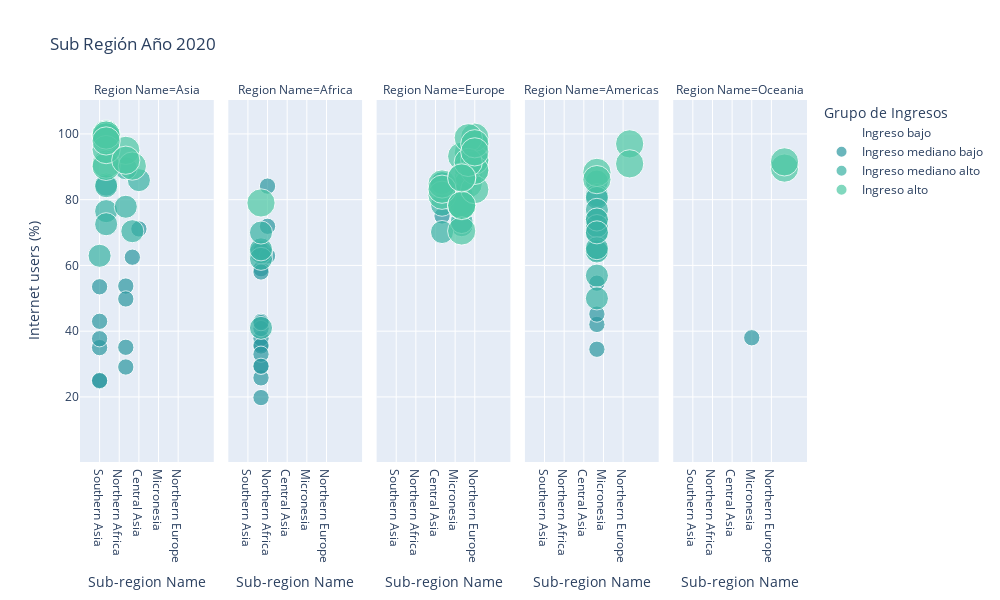

Notebook code cell kept with this figure:
### Code cell
yr=2020
year_dat=df_countries[df_countries['Year']==yr]
px.scatter(year_dat, x='Sub-region Name', y='Internet users (%)',size='Nivel Ingresos',size_max=20,title=f" Sub Región Año {yr}",color='Grupo de Ingresos',width=1000, height=600,color_discrete_sequence=px.colors.sequential.Tealgrn_r,facet_col="Region Name")

### Figure 1 — Plotly figure (JSON) as saved in the notebook; plotly's stock layout.template omitted (floating-point values rounded to 4 significant figures)
{"data": [{"hovertemplate": "Grupo de Ingresos=Ingreso bajo<br>Region Name=Asia<br>Sub-region Name=%{x}<br>Internet users (%)=%{y}<br>Nivel Ingresos=%{marker.size}<extra></extra>", "legendgroup": "Ingreso bajo", "marker": {"color": "rgb(37, 125, 152)", "size": [0, 0], "sizemode": "area", "sizeref": 0.0075, "symbol": "circle"}, "mode": "markers", "name": "Ingreso bajo", "orientation": "v", "showlegend": true, "type": "scatter", "x": ["Southern Asia", "Western Asia"], "xaxis": "x", "y": [18.4, 35.78], "yaxis": "y"}, {"hovertemplate": "Grupo de Ingresos=Ingreso bajo<br>Region Name=Africa<br>Sub-region Name=%{x}<br>Internet users (%)=%{y}<br>Nivel Ingresos=%{marker.size}<extra></extra>", "legendgroup": "Ingreso bajo", "marker": {"color": "rgb(37, 125, 152)", "size": [0, 0, 0, 0, 0, 0, 0, 0, 0, 0, 0, 0, 0, 0, 0, 0], "sizemode": "area", "sizeref": 0.0075, "symbol": "circle"}, "mode": "markers", "name": "Ingreso bajo", "orientation": "v", "showlegend": false, "type": "scatter", "x": ["Sub-Saharan Africa", "Sub-Saharan Africa", "Sub-Saharan Africa", "Sub-Saharan Africa", "Sub-Saharan Africa", "Sub-Saharan Africa", "Sub-Saharan Africa", "Sub-Saharan Africa", "Sub-Saharan Africa", "Sub-Saharan Africa", "Northern Africa", "Sub-Saharan Africa", "Sub-Saharan Africa", "Sub-Saharan Africa", "Sub-Saharan Africa", "Sub-Saharan Africa"], "xaxis": "x2", "y": [9.4, 22, 10.4, 24, 26, 22.9, 25.6, 27.4, 16.5, 26.5, 28.4, 18, 6.5, 10.4, 24, 19.9], "yaxis": "y2"}, {"hovertemplate": "Grupo de Ingresos=Ingreso mediano bajo<br>Region Name=Asia<br>Sub-region Name=%{x}<br>Internet users (%)=%{y}<br>Nivel Ingresos=%{marker.size}<extra></extra>", "legendgroup": "Ingreso mediano bajo", "marker": {"color": "rgb(44, 152, 160)", "size": [1, 1, 1, 1, 1, 1, 1, 1, 1, 1, 1, 1], "sizemode": "area", "sizeref": 0.0075, "symbol": "circle"}, "mode": "markers", "name": "Ingreso mediano bajo", "orientation": "v", "showlegend": true, "type": "scatter", "x": ["Southern Asia", "Southern Asia", "South-eastern Asia", "Southern Asia", "Southern Asia", "South-eastern Asia", "Eastern Asia", "Southern Asia", "Southern Asia", "South-eastern Asia", "South-eastern Asia", "Central Asia"], "xaxis": "x", "y": [24.8, 53.5, 53.73, 43, 35, 35.1, 62.5, 37.7, 25, 49.8, 29.1, 71.1], "yaxis": "y"}, {"hovertemplate": "Grupo de Ingresos=Ingreso mediano bajo<br>Region Name=Africa<br>Sub-region Name=%{x}<br>Internet users (%)=%{y}<br>Nivel Ingresos=%{marker.size}<extra></extra>", "legendgroup": "Ingreso mediano bajo", "marker": {"color": "rgb(44, 152, 160)", "size": [1, 1, 1, 1, 1, 1, 1, 1, 1, 1, 1, 1, 1, 1, 1, 1, 1], "sizemode": "area", "sizeref": 0.0075, "symbol": "circle"}, "mode": "markers", "name": "Ingreso mediano bajo", "orientation": "v", "showlegend": false, "type": "scatter", "x": ["Sub-Saharan Africa", "Sub-Saharan Africa", "Sub-Saharan Africa", "Sub-Saharan Africa", "Sub-Saharan Africa", "Northern Africa", "Sub-Saharan Africa", "Sub-Saharan Africa", "Sub-Saharan Africa", "Northern Africa", "Sub-Saharan Africa", "Sub-Saharan Africa", "Sub-Saharan Africa", "Sub-Saharan Africa", "Northern Africa", "Sub-Saharan Africa", "Sub-Saharan Africa"], "xaxis": "x2", "y": [36, 25.8, 37.8, 64.5, 59, 62.9, 58, 29.5, 43, 84.12, 40.8, 35.5, 42.6, 33, 71.9, 19.8, 29.3], "yaxis": "y2"}, {"hovertemplate": "Grupo de Ingresos=Ingreso mediano bajo<br>Region Name=Europe<br>Sub-region Name=%{x}<br>Internet users (%)=%{y}<br>Nivel Ingresos=%{marker.size}<extra></extra>", "legendgroup": "Ingreso mediano bajo", "marker": {"color": "rgb(44, 152, 160)", "size": [1], "sizemode": "area", "sizeref": 0.0075, "symbol": "circle"}, "mode": "markers", "name": "Ingreso mediano bajo", "orientation": "v", "showlegend": false, "type": "scatter", "x": ["Eastern Europe"], "xaxis": "x3", "y": [75.04], "yaxis": "y3"}, {"hovertemplate": "Grupo de Ingresos=Ingreso mediano bajo<br>Region Name=Americas<br>Sub-region Name=%{x}<br>Internet users (%)=%{y}<br>Nivel Ingresos=%{marker.size}<extra></extra>", "legendgroup": "Ingreso mediano bajo", "marker": {"color": "rgb(44, 152, 160)", "size": [1, 1, 1, 1], "sizemode": "area", "sizeref": 0.0075, "symbol": "circle"}, "mode": "markers", "name": "Ingreso mediano bajo", "orientation": "v", "showlegend": false, "type": "scatter", "x": ["Latin America and the Caribbean", "Latin America and the Caribbean", "Latin America and the Caribbean", "Latin America and the Caribbean"], "xaxis": "x4", "y": [42.05, 34.5, 45.2, 54.6], "yaxis": "y4"}, {"hovertemplate": "Grupo de Ingresos=Ingreso mediano bajo<br>Region Name=Oceania<br>Sub-region Name=%{x}<br>Internet users (%)=%{y}<br>Nivel Ingresos=%{marker.size}<extra></extra>", "legendgroup": "Ingreso mediano bajo", "marker": {"color": "rgb(44, 152, 160)", "size": [1], "sizemode": "area", "sizeref": 0.0075, "symbol": "circle"}, "mode": "markers", "name": "Ingreso mediano bajo", "orientation": "v", "showlegend": false, "type": "scatter", "x": ["Micronesia"], "xaxis": "x5", "y": [38], "yaxis": "y5"}, {"hovertemplate": "Grupo de Ingresos=Ingreso mediano alto<br>Region Name=Asia<br>Sub-region Name=%{x}<br>Internet users (%)=%{y}<br>Nivel Ingresos=%{marker.size}<extra></extra>", "legendgroup": "Ingreso mediano alto", "marker": {"color": "rgb(56, 178, 163)", "size": [2, 2, 2, 2, 2, 2, 2, 2, 2], "sizemode": "area", "sizeref": 0.0075, "symbol": "circle"}, "mode": "markers", "name": "Ingreso mediano alto", "orientation": "v", "showlegend": true, "type": "scatter", "x": ["Western Asia", "Western Asia", "Eastern Asia", "Western Asia", "Central Asia", "Western Asia", "Southern Asia", "South-eastern Asia", "South-eastern Asia"], "xaxis": "x", "y": [76.51, 84.6, 70.4, 72.53, 85.94, 84.1, 62.93, 89.56, 77.84], "yaxis": "y"}, {"hovertemplate": "Grupo de Ingresos=Ingreso mediano alto<br>Region Name=Africa<br>Sub-region Name=%{x}<br>Internet users (%)=%{y}<br>Nivel Ingresos=%{marker.size}<extra></extra>", "legendgroup": "Ingreso mediano alto", "marker": {"color": "rgb(56, 178, 163)", "size": [2, 2, 2, 2, 2], "sizemode": "area", "sizeref": 0.0075, "symbol": "circle"}, "mode": "markers", "name": "Ingreso mediano alto", "orientation": "v", "showlegend": false, "type": "scatter", "x": ["Sub-Saharan Africa", "Sub-Saharan Africa", "Sub-Saharan Africa", "Sub-Saharan Africa", "Sub-Saharan Africa"], "xaxis": "x2", "y": [64, 62, 64.88, 41, 70], "yaxis": "y2"}, {"hovertemplate": "Grupo de Ingresos=Ingreso mediano alto<br>Region Name=Europe<br>Sub-region Name=%{x}<br>Internet users (%)=%{y}<br>Nivel Ingresos=%{marker.size}<extra></extra>", "legendgroup": "Ingreso mediano alto", "marker": {"color": "rgb(56, 178, 163)", "size": [2, 2, 2, 2, 2, 2, 2, 2, 2], "sizemode": "area", "sizeref": 0.0075, "symbol": "circle"}, "mode": "markers", "name": "Ingreso mediano alto", "orientation": "v", "showlegend": false, "type": "scatter", "x": ["Southern Europe", "Eastern Europe", "Southern Europe", "Eastern Europe", "Southern Europe", "Southern Europe", "Eastern Europe", "Eastern Europe", "Southern Europe"], "xaxis": "x3", "y": [72.24, 70.16, 73.21, 85.09, 81.41, 77.61, 78.46, 84.99, 78.37], "yaxis": "y3"}, {"hovertemplate": "Grupo de Ingresos=Ingreso mediano alto<br>Region Name=Americas<br>Sub-region Name=%{x}<br>Internet users (%)=%{y}<br>Nivel Ingresos=%{marker.size}<extra></extra>", "legendgroup": "Ingreso mediano alto", "marker": {"color": "rgb(56, 178, 163)", "size": [2, 2, 2, 2, 2, 2, 2, 2, 2, 2, 2, 2, 2, 2], "sizemode": "area", "sizeref": 0.0075, "symbol": "circle"}, "mode": "markers", "name": "Ingreso mediano alto", "orientation": "v", "showlegend": false, "type": "scatter", "x": ["Latin America and the Caribbean", "Latin America and the Caribbean", "Latin America and the Caribbean", "Latin America and the Caribbean", "Latin America and the Caribbean", "Latin America and the Caribbean", "Latin America and the Caribbean", "Latin America and the Caribbean", "Latin America and the Caribbean", "Latin America and the Caribbean", "Latin America and the Caribbean", "Latin America and the Caribbean", "Latin America and the Caribbean", "Latin America and the Caribbean"], "xaxis": "x4", "y": [85.5, 81.34, 69.79, 80.53, 74, 76.9, 64.6, 56.9, 49.97, 71.97, 64.25, 65.25, 73.96, 70.06], "yaxis": "y4"}, {"hovertemplate": "Grupo de Ingresos=Ingreso alto<br>Region Name=Asia<br>Sub-region Name=%{x}<br>Internet users (%)=%{y}<br>Nivel Ingresos=%{marker.size}<extra></extra>", "legendgroup": "Ingreso alto", "marker": {"color": "rgb(76, 200, 163)", "size": [3, 3, 3, 3, 3, 3, 3, 3, 3, 3, 3], "sizemode": "area", "sizeref": 0.0075, "symbol": "circle"}, "mode": "markers", "name": "Ingreso alto", "orientation": "v", "showlegend": true, "type": "scatter", "x": ["Western Asia", "Western Asia", "South-eastern Asia", "Western Asia", "Western Asia", "Eastern Asia", "Western Asia", "Western Asia", "Western Asia", "Western Asia", "South-eastern Asia"], "xaxis": "x", "y": [100, 99.67, 95, 90.8, 90.13, 90.22, 99.11, 95.23, 99.65, 97.86, 92.0], "yaxis": "y"}, {"hovertemplate": "Grupo de Ingresos=Ingreso alto<br>Region Name=Africa<br>Sub-region Name=%{x}<br>Internet users (%)=%{y}<br>Nivel Ingresos=%{marker.size}<extra></extra>", "legendgroup": "Ingreso alto", "marker": {"color": "rgb(76, 200, 163)", "size": [3], "sizemode": "area", "sizeref": 0.0075, "symbol": "circle"}, "mode": "markers", "name": "Ingreso alto", "orientation": "v", "showlegend": false, "type": "scatter", "x": ["Sub-Saharan Africa"], "xaxis": "x2", "y": [79], "yaxis": "y2"}, {"hovertemplate": "Grupo de Ingresos=Ingreso alto<br>Region Name=Europe<br>Sub-region Name=%{x}<br>Internet users (%)=%{y}<br>Nivel Ingresos=%{marker.size}<extra></extra>", "legendgroup": "Ingreso alto", "marker": {"color": "rgb(76, 200, 163)", "size": [3, 3, 3, 3, 3, 3, 3, 3, 3, 3, 3, 3, 3, 3, 3, 3, 3, 3, 3, 3, 3, 3, 3, 3, 3, 3], "sizemode": "area", "sizeref": 0.0075, "symbol": "circle"}, "mode": "markers", "name": "Ingreso alto", "orientation": "v", "showlegend": false, "type": "scatter", "x": ["Western Europe", "Western Europe", "Western Europe", "Eastern Europe", "Western Europe", "Northern Europe", "Southern Europe", "Northern Europe", "Northern Europe", "Western Europe", "Southern Europe", "Southern Europe", "Eastern Europe", "Northern Europe", "Northern Europe", "Southern Europe", "Northern Europe", "Western Europe", "Northern Europe", "Southern Europe", "Western Europe", "Northern Europe", "Eastern Europe", "Southern Europe", "Southern Europe", "Northern Europe"], "xaxis": "x3", "y": [87.53, 91.53, 94.2, 81.34, 89.81, 96.55, 93.21, 89.06, 92.17, 84.8, 78.12, 78.32, 84.77, 92.0, 99, 70.48, 83.06, 98.82, 88.9, 86.86, 91.33, 97, 83.18, 78.26, 86.6, 94.54], "yaxis": "y3"}, {"hovertemplate": "Grupo de Ingresos=Ingreso alto<br>Region Name=Americas<br>Sub-region Name=%{x}<br>Internet users (%)=%{y}<br>Nivel Ingresos=%{marker.size}<extra></extra>", "legendgroup": "Ingreso alto", "marker": {"color": "rgb(76, 200, 163)", "size": [3, 3, 3, 3], "sizemode": "area", "sizeref": 0.0075, "symbol": "circle"}, "mode": "markers", "name": "Ingreso alto", "orientation": "v", "showlegend": false, "type": "scatter", "x": ["Northern America", "Latin America and the Caribbean", "Latin America and the Caribbean", "Northern America"], "xaxis": "x4", "y": [96.97, 88.3, 86.1, 90.9], "yaxis": "y4"}, {"hovertemplate": "Grupo de Ingresos=Ingreso alto<br>Region Name=Oceania<br>Sub-region Name=%{x}<br>Internet users (%)=%{y}<br>Nivel Ingresos=%{marker.size}<extra></extra>", "legendgroup": "Ingreso alto", "marker": {"color": "rgb(76, 200, 163)", "size": [3, 3], "sizemode": "area", "sizeref": 0.0075, "symbol": "circle"}, "mode": "markers", "name": "Ingreso alto", "orientation": "v", "showlegend": false, "type": "scatter", "x": ["Australia and New Zealand", "Australia and New Zealand"], "xaxis": "x5", "y": [89.6, 91.5], "yaxis": "y5"}], "layout": {"annotations": [{"font": {}, "showarrow": false, "text": "Region Name=Asia", "x": 0.092, "xanchor": "center", "xref": "paper", "y": 1, "yanchor": "bottom", "yref": "paper"}, {"font": {}, "showarrow": false, "text": "Region Name=Africa", "x": 0.296, "xanchor": "center", "xref": "paper", "y": 1, "yanchor": "bottom", "yref": "paper"}, {"font": {}, "showarrow": false, "text": "Region Name=Europe", "x": 0.5, "xanchor": "center", "xref": "paper", "y": 1, "yanchor": "bottom", "yref": "paper"}, {"font": {}, "showarrow": false, "text": "Region Name=Americas", "x": 0.704, "xanchor": "center", "xref": "paper", "y": 1, "yanchor": "bottom", "yref": "paper"}, {"font": {}, "showarrow": false, "text": "Region Name=Oceania", "x": 0.908, "xanchor": "center", "xref": "paper", "y": 1, "yanchor": "bottom", "yref": "paper"}], "height": 600, "legend": {"itemsizing": "constant", "title": {"text": "Grupo de Ingresos"}, "tracegroupgap": 0}, "title": {"text": " Sub Región Año 2020"}, "width": 1000, "xaxis": {"anchor": "y", "domain": [0, 0.184], "title": {"text": "Sub-region Name"}}, "xaxis2": {"anchor": "y2", "domain": [0.204, 0.388], "matches": "x", "title": {"text": "Sub-region Name"}}, "xaxis3": {"anchor": "y3", "domain": [0.408, 0.592], "matches": "x", "title": {"text": "Sub-region Name"}}, "xaxis4": {"anchor": "y4", "domain": [0.612, 0.796], "matches": "x", "title": {"text": "Sub-region Name"}}, "xaxis5": {"anchor": "y5", "domain": [0.816, 1], "matches": "x", "title": {"text": "Sub-region Name"}}, "yaxis": {"anchor": "x", "domain": [0, 1], "title": {"text": "Internet users (%)"}}, "yaxis2": {"anchor": "x2", "domain": [0, 1], "matches": "y", "showticklabels": false}, "yaxis3": {"anchor": "x3", "domain": [0, 1], "matches": "y", "showticklabels": false}, "yaxis4": {"anchor": "x4", "domain": [0, 1], "matches": "y", "showticklabels": false}, "yaxis5": {"anchor": "x5", "domain": [0, 1], "matches": "y", "showticklabels": false}}}
